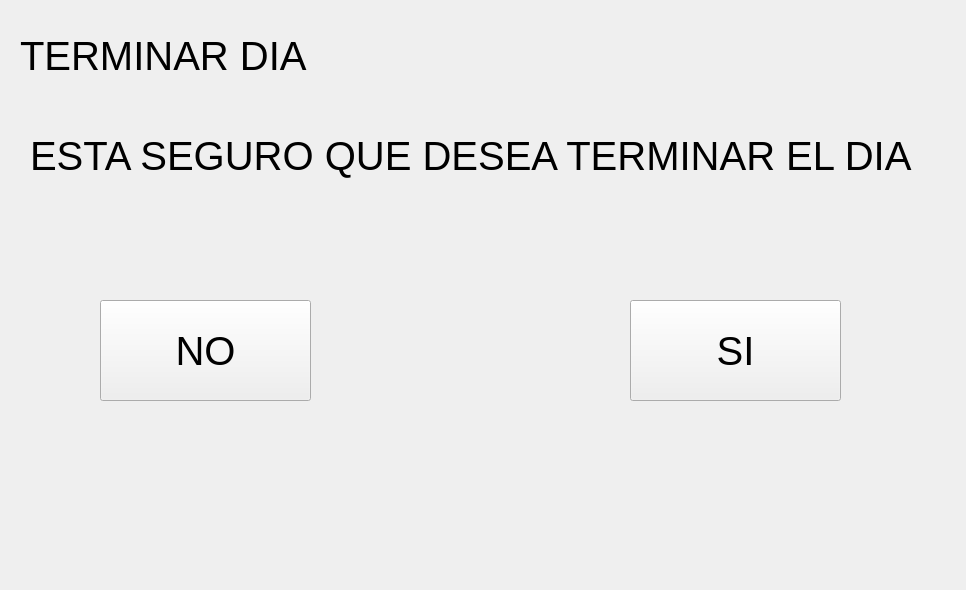
<?xml version="1.0" encoding="UTF-8"?>
<ui version="4.0">
 <class>Form</class>
 <widget class="QWidget" name="Form">
  <property name="geometry">
   <rect>
    <x>0</x>
    <y>0</y>
    <width>966</width>
    <height>590</height>
   </rect>
  </property>
  <property name="windowTitle">
   <string>Form</string>
  </property>
  <widget class="QLabel" name="label">
   <property name="geometry">
    <rect>
     <x>20</x>
     <y>10</y>
     <width>311</width>
     <height>91</height>
    </rect>
   </property>
   <property name="font">
    <font>
     <pointsize>30</pointsize>
    </font>
   </property>
   <property name="text">
    <string>TERMINAR DIA </string>
   </property>
  </widget>
  <widget class="QLabel" name="label_2">
   <property name="geometry">
    <rect>
     <x>30</x>
     <y>110</y>
     <width>911</width>
     <height>91</height>
    </rect>
   </property>
   <property name="font">
    <font>
     <pointsize>30</pointsize>
    </font>
   </property>
   <property name="text">
    <string>ESTA SEGURO QUE DESEA TERMINAR EL DIA </string>
   </property>
  </widget>
  <widget class="QPushButton" name="no_button">
   <property name="geometry">
    <rect>
     <x>100</x>
     <y>300</y>
     <width>211</width>
     <height>101</height>
    </rect>
   </property>
   <property name="font">
    <font>
     <pointsize>30</pointsize>
    </font>
   </property>
   <property name="text">
    <string>NO</string>
   </property>
  </widget>
  <widget class="QPushButton" name="yes_button">
   <property name="geometry">
    <rect>
     <x>630</x>
     <y>300</y>
     <width>211</width>
     <height>101</height>
    </rect>
   </property>
   <property name="font">
    <font>
     <pointsize>30</pointsize>
    </font>
   </property>
   <property name="text">
    <string>SI</string>
   </property>
  </widget>
 </widget>
 <resources/>
 <connections/>
</ui>
